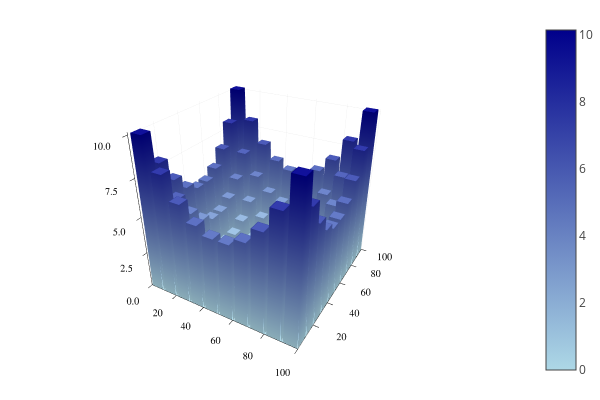

Notebook source saved alongside this figure:
### Markdown cell above
Visualize the phase:

### Code cell
plot(H.pixelizePhase(S,p,refinement=10),st=:surface,c=:blues)

### Figure 1 — Plotly figure (JSON) as saved in the notebook; plotly's stock layout.template omitted (floating-point values rounded to 4 significant figures; data arrays with more than 128 entries replaced by an {"elided": "..."} marker saying what was removed)
{"data": [{"colorbar": {"title": ""}, "colorscale": [[0, "rgba(173, 216, 230, 1.000)"], [1, "rgba(0, 0, 139, 1.000)"]], "name": "y1", "opacity": null, "showlegend": false, "showscale": true, "type": "surface", "x": [1, 2, 3, 4, 5, 6, 7, 8, 9, 10, 11, 12, 13, 14, 15, 16, 17, 18, 19, 20, 21, 22, 23, 24, 25, 26, 27, 28, 29, 30, 31, 32, 33, 34, 35, 36, 37, 38, 39, 40, 41, 42, 43, 44, 45, 46, 47, 48, 49, 50, 51, 52, 53, 54, 55, 56, 57, 58, 59, 60, 61, 62, 63, 64, 65, 66, 67, 68, 69, 70, 71, 72, 73, 74, 75, 76, 77, 78, 79, 80, 81, 82, 83, 84, 85, 86, 87, 88, 89, 90, 91, 92, 93, 94, 95, 96, 97, 98, 99, 100], "xaxis": "x1", "y": [1, 2, 3, 4, 5, 6, 7, 8, 9, 10, 11, 12, 13, 14, 15, 16, 17, 18, 19, 20, 21, 22, 23, 24, 25, 26, 27, 28, 29, 30, 31, 32, 33, 34, 35, 36, 37, 38, 39, 40, 41, 42, 43, 44, 45, 46, 47, 48, 49, 50, 51, 52, 53, 54, 55, 56, 57, 58, 59, 60, 61, 62, 63, 64, 65, 66, 67, 68, 69, 70, 71, 72, 73, 74, 75, 76, 77, 78, 79, 80, 81, 82, 83, 84, 85, 86, 87, 88, 89, 90, 91, 92, 93, 94, 95, 96, 97, 98, 99, 100], "yaxis": "y1", "z": {"elided": "100x100 float values"}, "zmax": 10.15, "zmin": 0}], "layout": {"annotations": [], "height": 400, "legend": {"bgcolor": "rgba(255, 255, 255, 1.000)", "bordercolor": "rgba(0, 0, 0, 1.000)", "font": {"color": "rgba(0, 0, 0, 1.000)", "family": "sans-serif", "size": 11}, "tracegroupgap": 0, "x": 1, "y": 1}, "margin": {"b": 20, "l": 0, "r": 0, "t": 20}, "paper_bgcolor": "rgba(255, 255, 255, 1.000)", "plot_bgcolor": "rgba(255, 255, 255, 1.000)", "scene": {"camera": {"eye": {"x": 1.126, "y": -1.95, "z": 1.3}}, "xaxis": {"anchor": "y1", "domain": [0.05101, 0.9934], "gridcolor": "rgba(0, 0, 0, 0.100)", "gridwidth": 0.5, "linecolor": "rgba(0, 0, 0, 1.000)", "mirror": false, "range": [1, 100], "showgrid": true, "showline": true, "showticklabels": true, "tickangle": 0, "tickcolor": "rgb(0, 0, 0)", "tickfont": {"color": "rgba(0, 0, 0, 1.000)", "family": "sans-serif", "size": 11}, "tickmode": "array", "ticks": "inside", "ticktext": ["20", "40", "60", "80", "100"], "tickvals": [20, 40, 60, 80, 100], "title": "", "titlefont": {"color": "rgba(0, 0, 0, 1.000)", "family": "sans-serif", "size": 15}, "type": "-", "visible": true, "zeroline": false, "zerolinecolor": "rgba(0, 0, 0, 1.000)"}, "yaxis": {"anchor": "x1", "domain": [0.03762, 0.9902], "gridcolor": "rgba(0, 0, 0, 0.100)", "gridwidth": 0.5, "linecolor": "rgba(0, 0, 0, 1.000)", "mirror": false, "range": [1, 100], "showgrid": true, "showline": true, "showticklabels": true, "tickangle": 0, "tickcolor": "rgb(0, 0, 0)", "tickfont": {"color": "rgba(0, 0, 0, 1.000)", "family": "sans-serif", "size": 11}, "tickmode": "array", "ticks": "inside", "ticktext": ["20", "40", "60", "80", "100"], "tickvals": [20, 40, 60, 80, 100], "title": "", "titlefont": {"color": "rgba(0, 0, 0, 1.000)", "family": "sans-serif", "size": 15}, "type": "-", "visible": true, "zeroline": false, "zerolinecolor": "rgba(0, 0, 0, 1.000)"}, "zaxis": {"gridcolor": "rgba(0, 0, 0, 0.100)", "gridwidth": 0.5, "linecolor": "rgba(0, 0, 0, 1.000)", "mirror": false, "range": [0, 10.15], "showgrid": true, "showline": true, "showticklabels": true, "tickangle": 0, "tickcolor": "rgb(0, 0, 0)", "tickfont": {"color": "rgba(0, 0, 0, 1.000)", "family": "sans-serif", "size": 11}, "tickmode": "array", "ticks": "inside", "ticktext": ["0.0", "2.5", "5.0", "7.5", "10.0"], "tickvals": [0, 2.5, 5, 7.5, 10], "title": "", "titlefont": {"color": "rgba(0, 0, 0, 1.000)", "family": "sans-serif", "size": 15}, "type": "-", "visible": true, "zeroline": false, "zerolinecolor": "rgba(0, 0, 0, 1.000)"}}, "showlegend": true, "width": 600}}
